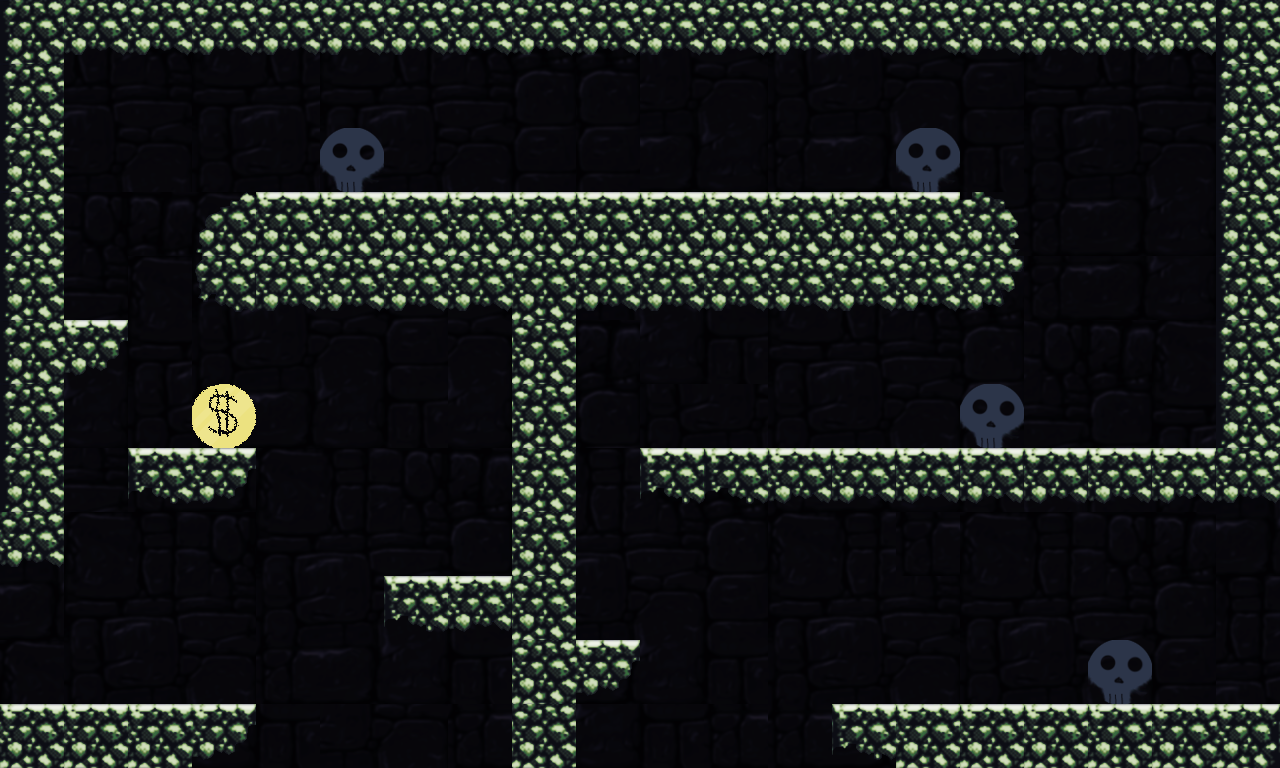

Tiled map render using the project's own tile images. Description and the map definition, with tile-layer contents summarised, below:
An orthogonal 20x12 tile map with 64x64 px tiles, 2 tile layers (level, GameElements), 2 tilesets, 1 image layer and 12 objects.

<map version="1.0" orientation="orthogonal" renderorder="right-down" width="20" height="12" tilewidth="64" tileheight="64" nextobjectid="34">
 <tileset firstgid="1" name="stone_tileset3" tilewidth="64" tileheight="64" tilecount="19" columns="19">
  <image source="../assets/tiles/stone_tileset3.png" trans="ff00ff" width="1216" height="64" />
 </tileset>
 <tileset firstgid="20" name="GameElement_tileset" tilewidth="64" tileheight="64" tilecount="3" columns="3">
  <image source="../assets/tiles/GameElement_tileset.png" trans="ff00ff" width="192" height="64" />
 </tileset>
 <imagelayer name="bg">
  <image source="../assets/tiles/dungeon_bg.png" />
 </imagelayer>
 <layer name="level" width="20" height="12">
  <data>[240 cells, 94 non-empty, 12 distinct tile ids]</data>
 </layer>
 <objectgroup name="objects">
  <object id="22" x="-2.66667" y="704" width="257.333" height="65.3333" />
  <object id="23" x="386.667" y="576" width="122.667" height="52" />
  <object id="24" x="512" y="308" width="61.3333" height="458.667" />
  <object id="25" x="576" y="641.333" width="58.6667" height="52" />
  <object id="26" x="132" y="448" width="121.333" height="52" />
  <object id="27" x="6.66667" y="2.66667" width="53.3333" height="557.333" />
  <object id="28" x="58.6667" y="320" width="66.6667" height="53.3333" />
  <object id="29" x="206.667" y="192" width="797.333" height="110.667" />
  <object id="30" x="61.3333" y="-1.33333" width="1156" height="50.6667" />
  <object id="31" x="642.667" y="448" width="641.333" height="53.3333" />
  <object id="32" x="1220" y="-2.66667" width="58.6667" height="446.667" />
  <object id="33" x="836" y="705.333" width="444" height="61.3333" />
 </objectgroup>
 <layer name="GameElements" width="20" height="12">
  <data>[240 cells, 5 non-empty, 2 distinct tile ids]</data>
 </layer>
</map>
